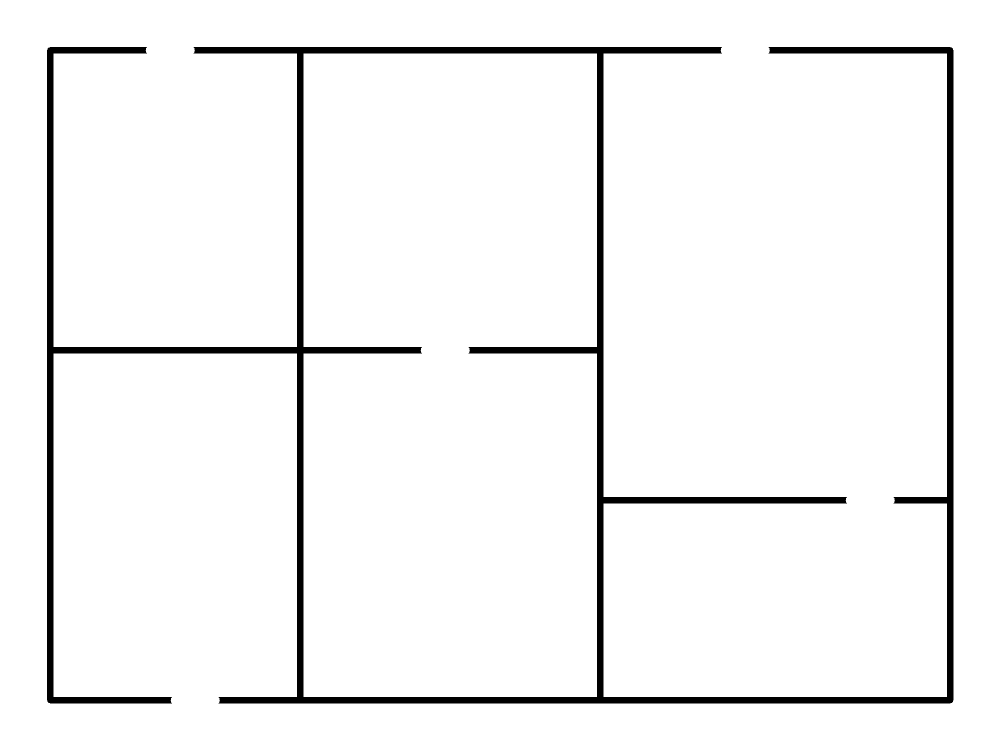
#> input picture test_data/blueprints/complex.png, 2000 x 1500 px (shown at 1/2 size)
$ python -i text_filter.py   (imports and definitions only)
#> lines starting #> are read from the running program, lines starting #| are printed output that depends on the picture; after the words box and inside, x2 and y2 are one past the last pixel; in counts of white or black regions, pixels touching at a corner belong together
#> `picture = cv2.imread('../../test_data/blueprints/complex.png', cv2.IMR..`: picture: shape (1500, 2000); 95.6% white; 1 black region, box (x1, y1, x2, y2) and area: (94, 94, 1907, 1407) 130644
"""
Text Detection and Filtering
Removes text annotations from blueprints before room detection
"""

import cv2
import numpy as np
import logging

logger = logging.getLogger(__name__)


def detect_and_remove_text(binary_image: np.ndarray) -> np.ndarray:
    """
    Detect and remove text regions from binary blueprint image

    Strategy:
    1. Detect connected components
    2. Filter by text-like characteristics:
       - Small area (text is smaller than rooms)
       - High aspect ratio (text is elongated)
       - Irregular shape (text has curves, not rectangles)
    3. Remove these components

    Args:
        binary_image: Binary image (0=black/lines, 255=white/background)

    Returns:
        Binary image with text regions removed
    """

    # Find all connected components
    num_labels, labels, stats, centroids = cv2.connectedComponentsWithStats(
        binary_image,
        connectivity=8
    )
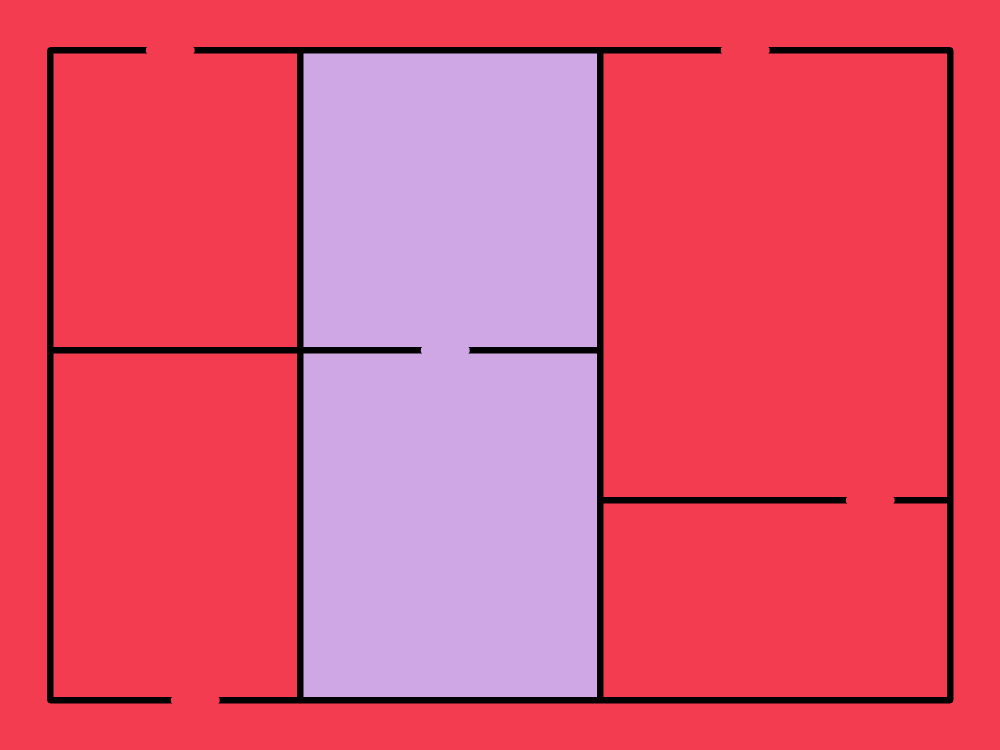
#> labels: shape (1500, 2000) int32 (shown at 1/2 size); 3 distinct labels, from 0 to 2; one colour per label, 0 black
#> num_labels = 3; stats = [[94, 94, 1813, 1313, 130644], [0, 0, 2000, 1500, 2120267], [607, 107, 587, 1287, 749089]]; centroids = [[976.1, 766.1], [1036.1, 748.2], [900, 750.4]]

    # Create output image (start with original)
    filtered = binary_image.copy()

    text_regions_removed = 0

    for i in range(1, num_labels):  # Skip background (label 0)
        area = stats[i, cv2.CC_STAT_AREA]
        x = stats[i, cv2.CC_STAT_LEFT]
        y = stats[i, cv2.CC_STAT_TOP]
        w = stats[i, cv2.CC_STAT_WIDTH]
        h = stats[i, cv2.CC_STAT_HEIGHT]

        # Skip if already removed
        if w == 0 or h == 0:
            continue

        aspect_ratio = max(w, h) / min(w, h) if min(w, h) > 0 else 999

        # TEXT CHARACTERISTIC 1: Small area
        # Text is typically 100-5000 pixels, rooms are > 2000
        if area < 100 or area > 3000:
            continue

        # TEXT CHARACTERISTIC 2: High aspect ratio
        # Text labels are very elongated (e.g., "AUTOVAJA" is ~8:1 or more)
        # Walls forming rooms are more square (1:1 to 4:1)
        if aspect_ratio < 3:  # Too square to be text
            continue

        # TEXT CHARACTERISTIC 3: Irregular shape (low solidity)
        # Text has gaps between letters, walls are solid
        component_mask = (labels == i).astype(np.uint8) * 255
        contours, _ = cv2.findContours(component_mask, cv2.RETR_EXTERNAL, cv2.CHAIN_APPROX_SIMPLE)

        if contours:
            contour = contours[0]
            hull = cv2.convexHull(contour)
            hull_area = cv2.contourArea(hull)
            contour_area = cv2.contourArea(contour)

            solidity = contour_area / hull_area if hull_area > 0 else 1

            # Text typically has low solidity (< 0.5) due to letter gaps
            # Walls have high solidity (> 0.7)
            if solidity > 0.6:
                continue

        # This component looks like text - remove it
        filtered[labels == i] = 255  # Set to white (background)
        text_regions_removed += 1

        logger.debug(f"Removed text region: area={area}, aspect={aspect_ratio:.1f}, solidity={solidity:.2f}")
#> this loop made 2 passes
#> (area, x, y, w, h, aspect_ratio) on passes 1 to 2: (2120267, 0, 0, 2000, 1500, 1.33), (749089, 607, 107, 587, 1287, 2.19)
#> after the loop, text_regions_removed = 0

    if text_regions_removed > 0:
        logger.info(f"Removed {text_regions_removed} text-like regions")

    return filtered


# [51 lines left out: function remove_text_using_stroke_analysis, not called in this run]


def filter_text_regions(binary_image: np.ndarray, aggressive: bool = False) -> np.ndarray:
    """
    Main text filtering function - combines multiple strategies

    Args:
        binary_image: Binary image to filter
        aggressive: If True, use more aggressive text removal (may remove small rooms)

    Returns:
        Filtered binary image with text removed
    """

    logger.info("Filtering text regions from blueprint...")

    # Strategy 1: Component-based text detection (safer)
    filtered = detect_and_remove_text(binary_image)

    # Strategy 2: Stroke analysis (optional, more aggressive)
    if aggressive:
        filtered = remove_text_using_stroke_analysis(filtered)

    return filtered

>>> import cv2
>>> picture = cv2.imread('../../test_data/blueprints/complex.png', cv2.IMREAD_GRAYSCALE)
>>> result = filter_text_regions(picture)

$ run again, on test_data/blueprints/office.png
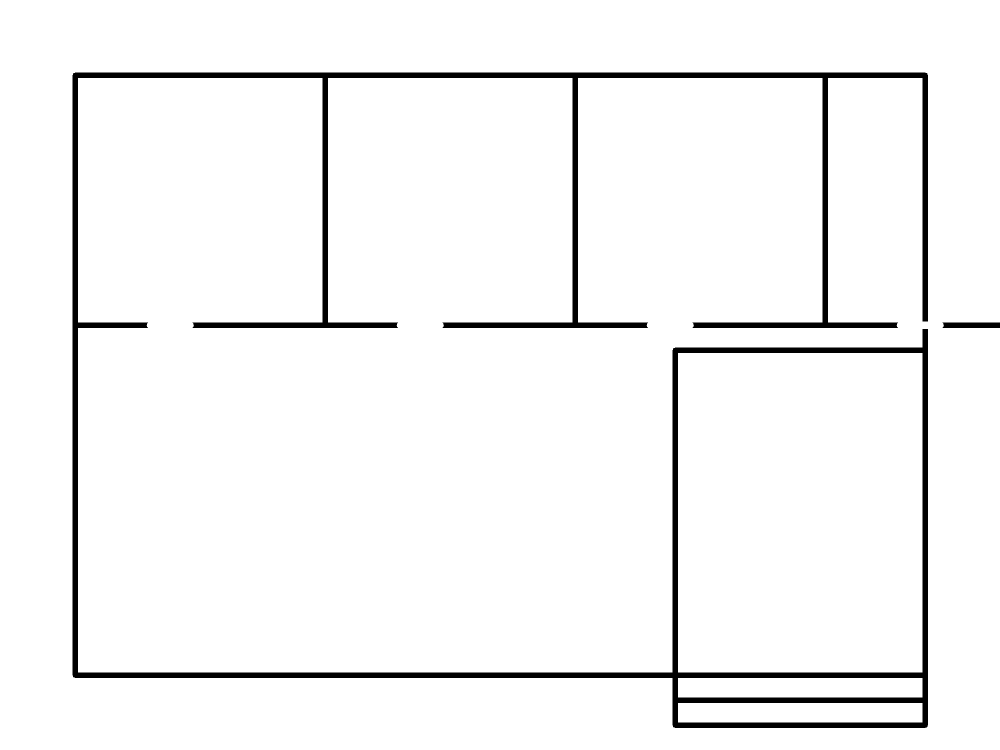
#> input picture test_data/blueprints/office.png, 2000 x 1500 px (shown at 1/2 size)
#> picture: shape (1500, 2000); 96% white; 2 black regions, box (x1, y1, x2, y2) and area: (145, 145, 1856, 1456) 120183, (1885, 645, 2000, 656) 1248
#> in detect_and_remove_text, `num_labels, labels, stats, centroids = cv2.connectedComponentsWithStat..`:
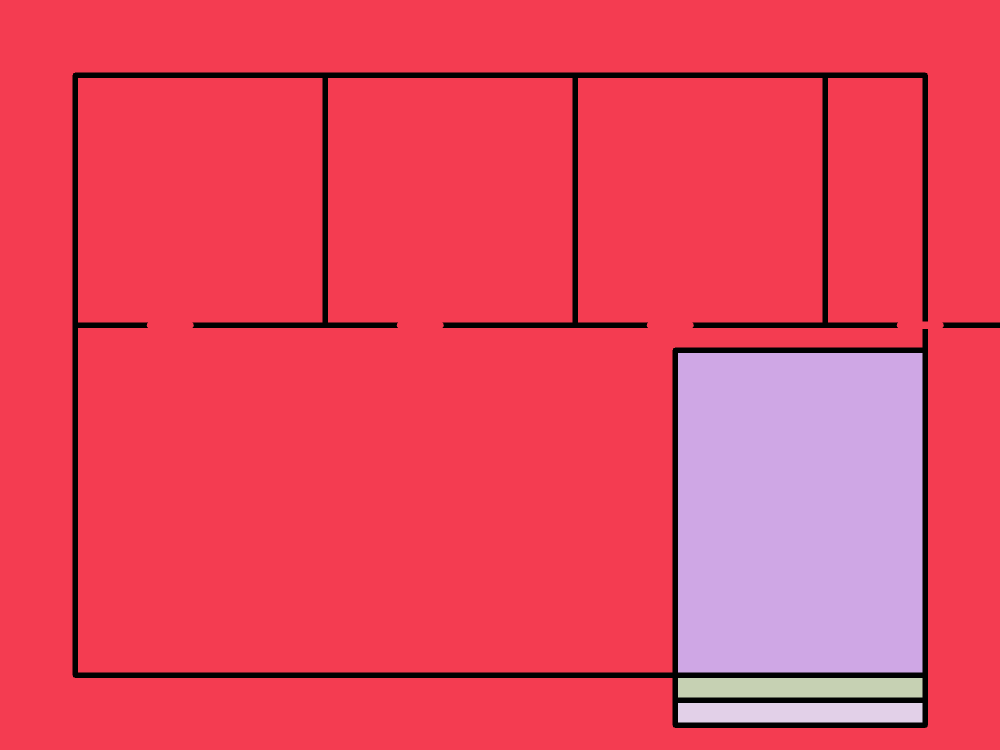
#> labels: shape (1500, 2000) int32 (shown at 1/2 size); 5 distinct labels, from 0 to 4; one colour per label, 0 black
#> num_labels = 5; stats = [[145, 145, 1855, 1311, 121431], [0, 0, 2000, 1500, 2527956], [1356, 706, 489, 639, 312471], [1356, 1356, 489, 39, 19071], [1356, 1406, 489, 39, 19071]]; centroids = [[1139.9, 775.5], [909.5, 704.4], [1600, 1025], [1600, 1375], [1600, 1425]]
#> the loop in detect_and_remove_text, `for i in range(1, num_labels):` made 4 passes
#> (area, x, y, w, h, aspect_ratio) on passes 1 to 4: (2527956, 0, 0, 2000, 1500, 1.33), (312471, 1356, 706, 489, 639, 1.31), (19071, 1356, 1356, 489, 39, 12.54), (19071, 1356, 1406, 489, 39, 12.54)
#> after the loop in detect_and_remove_text, `for i in range(1, num_labels):`: text_regions_removed = 0
